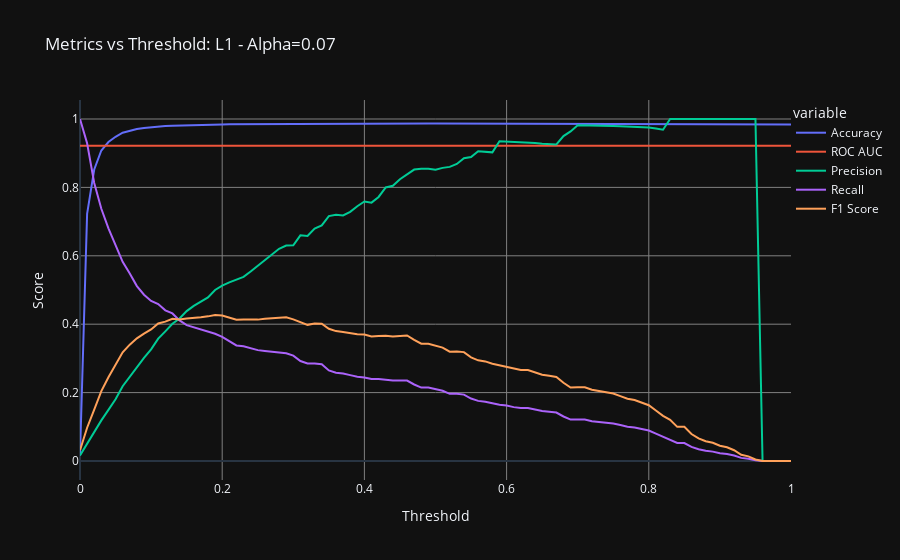

Notebook code cell kept with this figure:
### Code cell
interactive_metrics_vs_threshold_plot(y_test, y_pred, "L1 - Alpha=0.07")
